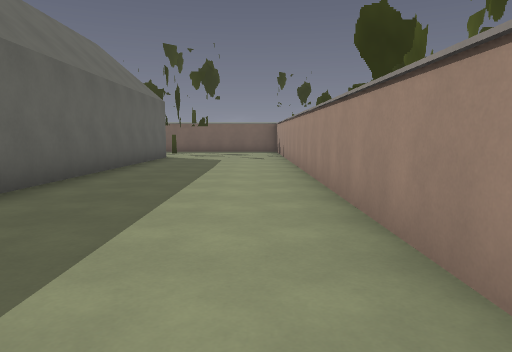
view 1 (above)

24 first-person views from a walk through a 3-D level made in the Godot game engine. The camera is 1.3 m above the floor, tilts 6° down and sees 70° across. Doors that lead somewhere are drawn open, without their leaves. The floor is counted in squares, 2 m on a side. Each view is taken from the middle of a square. On the plan, view 1 faces up. The plan holds only what a view shows up to about 11 squares ahead; the rest is blank. The place goes on beyond the plan. Some surface patterns are stand-ins.

view 2
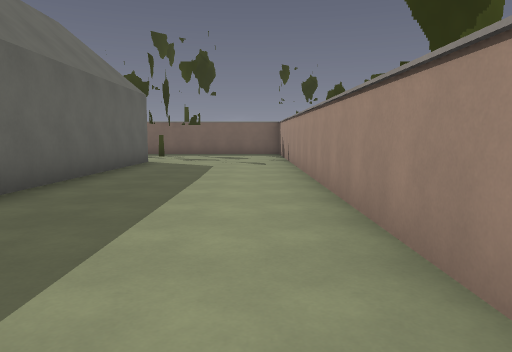

view 3
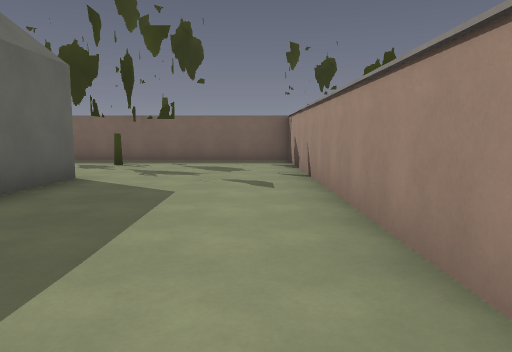

view 4
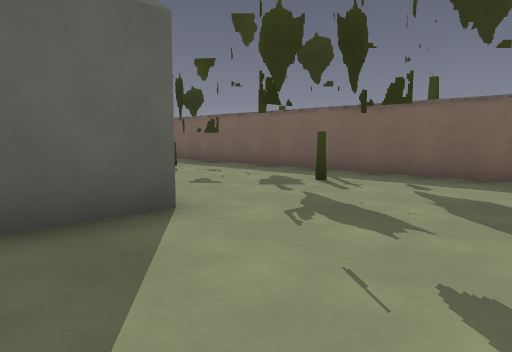

view 5
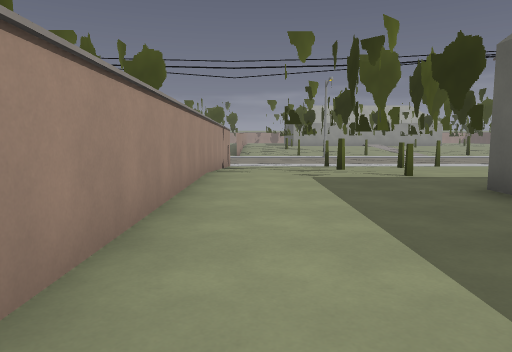

view 6
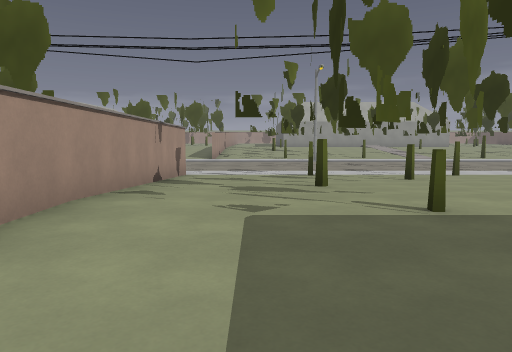

view 7
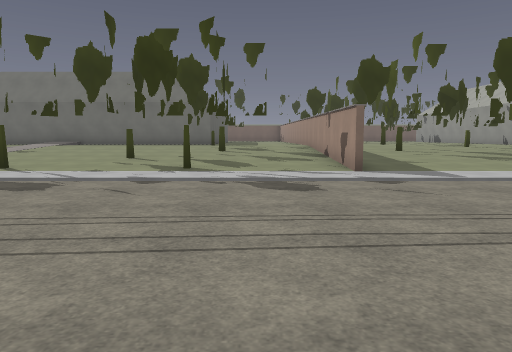

view 8
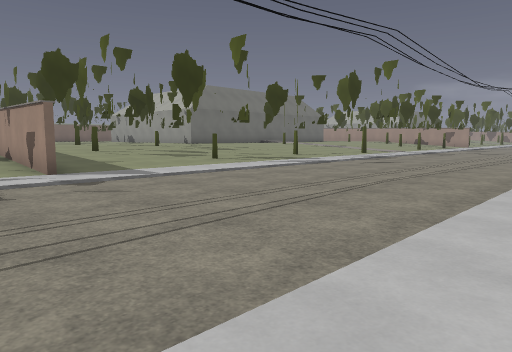

view 9
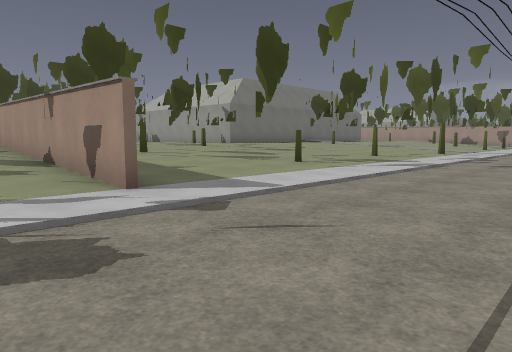

view 10
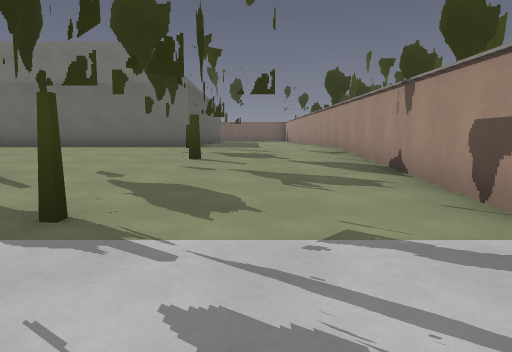

view 11
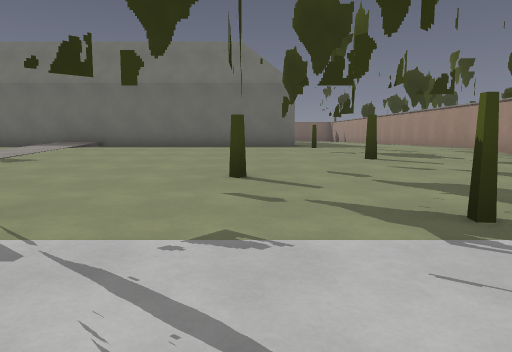

view 12
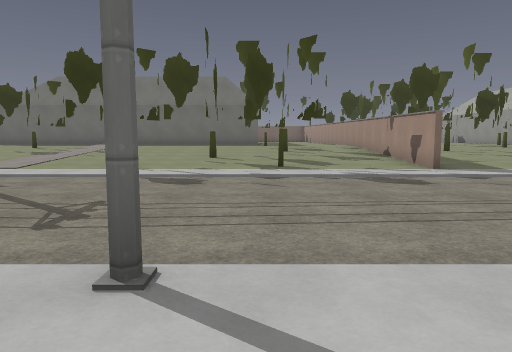

view 13
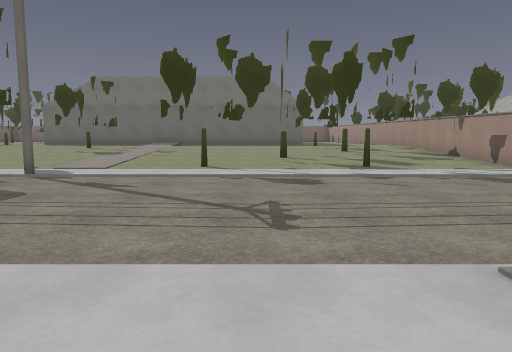

view 14
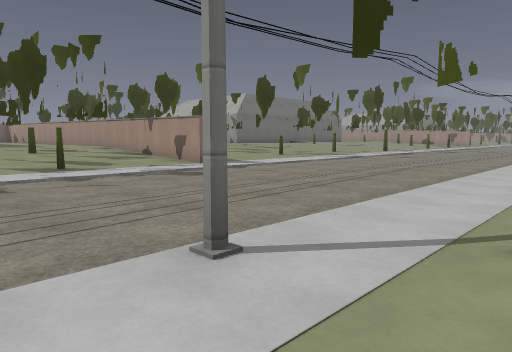

view 15
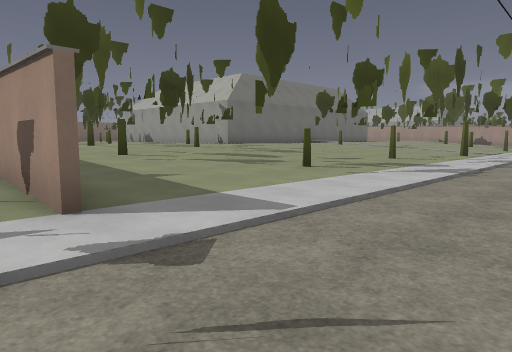

view 16
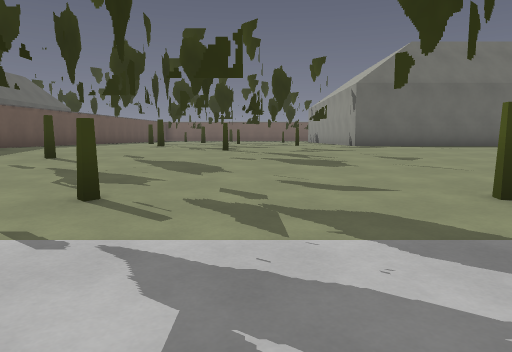

view 17
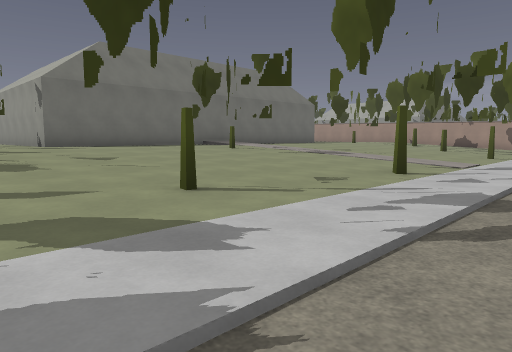

view 18
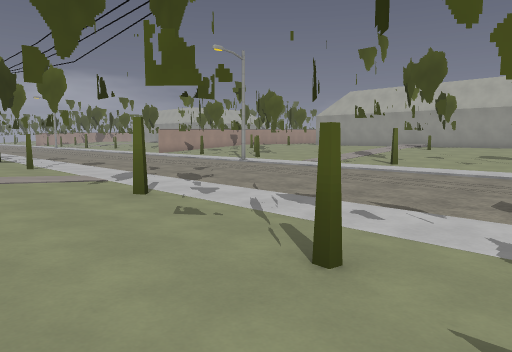

view 19
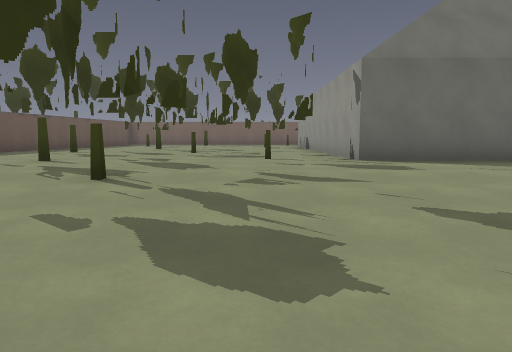

view 20
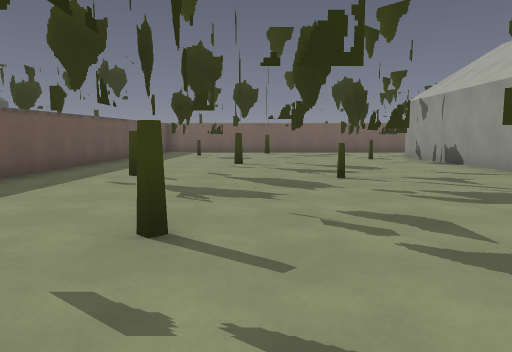

view 21
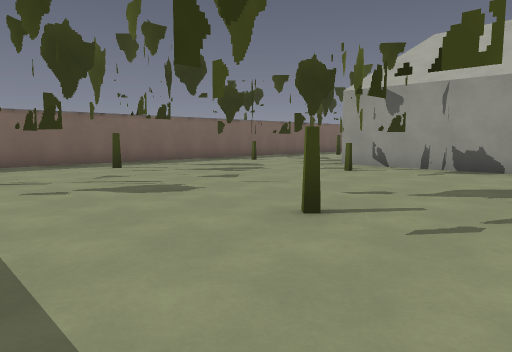

view 22
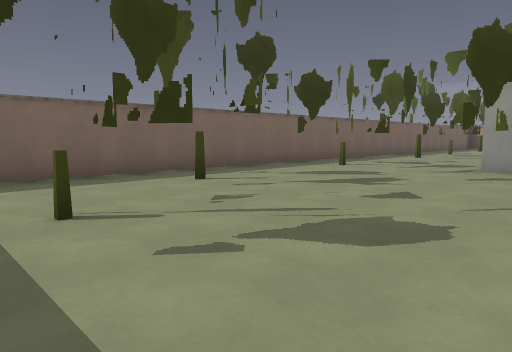

view 23
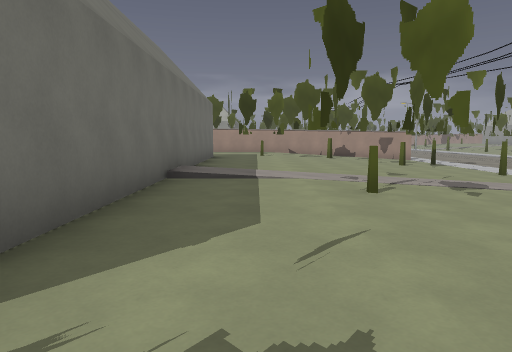

view 24
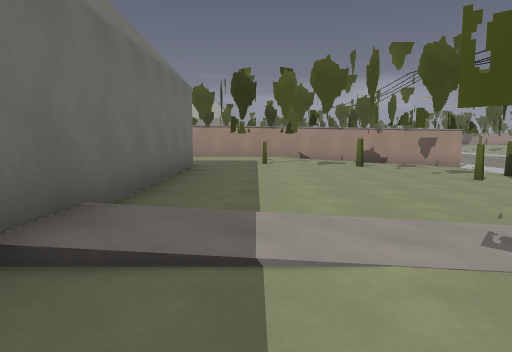

### Floor plan
Key: @ floor where view 1 was taken; # wall or solid block; . main floor; - floor 0.25 m lower than the main floor; _ floor 0.5 m lower than the main floor; < floor 0.75 m lower than the main floor; / step, stairs or slope.
Columns run from 8 left of view 1 to 24 right of it. Each row starts with its distance up from view 1.
 16 ##########  ########
 15  #.......#  ......#...
 14   .......###..... #....
 13    ......###...........
 12      #...#........#
 11      #...#......###
 10      #...#...... ##
  9      #...#...#....#
  8      #...#........#
  7      #...#........#
  6      #...#.#..##..#
  5      #...#....##..#
  4      #...#.......##
  3 ######...#......############## ..
  2 .........#..#..........//........
  1 .....##..#....................##.
  0 .....##.@#....##.....##......#...
 -1 .........#.... #..... #..........
 -2 ------#--#-#-------------------#-
 -3 ---------#-----------------------
 -4 ____#____#___________________#___
 -5 __#___#__#____#__#___#_____#__#__
 -6 <<<<<<<<<<<<<<<<<<<<<<<<<<<<<  <<
 -7 <<<<<<<<<<<<<<<<<<<<<<<<<<<<<
 -8 <<<<<<<<<<<<<<<<<<<<<<<<<<<
 -9 <<<<<<<<<<<<<<<<<<<<<<<<<<
-10 <<<<<<<<<<<<<<<<<<<<<<<<<
-11  <<<<<<<<<<<<<<<<<<<<<<<
-12  <<<#<<<<<<<<<<<< <<<<<
-13   <<<<<<<<<<      <<<<<
-14    ____           ___

Positions as (right, up) in squares from view 1, and headings:
1: (0, 0), facing up
2: (0, 2), facing up
3: (0, 6), facing up
4: (0, 10), facing up-left
5: (0, 7), facing down
6: (-1, 4), facing down
7: (-1, -13), facing up
8: (-1, -13), facing up-right
9: (-1, -10), facing up-right
10: (-1, -8), facing up
11: (-4, -8), facing up
12: (-3, -14), facing up
13: (-5, -14), facing up
14: (-5, -14), facing up-right
15: (0, -9), facing up-right
16: (7, -8), facing up
17: (7, -8), facing up-right
18: (8, -3), facing down-right
19: (8, -4), facing up
20: (5, 0), facing up
21: (2, 7), facing up-right
22: (2, 10), facing up-right
23: (9, 1), facing right
24: (13, 1), facing right
